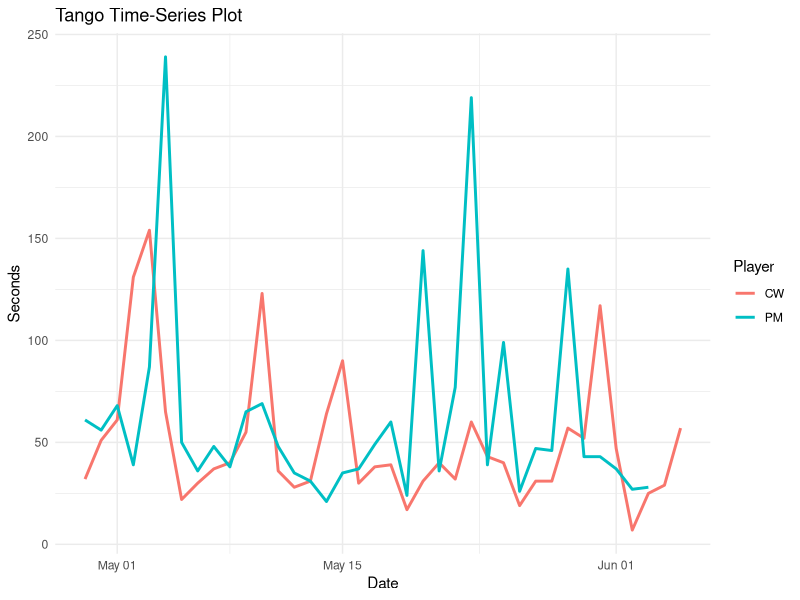
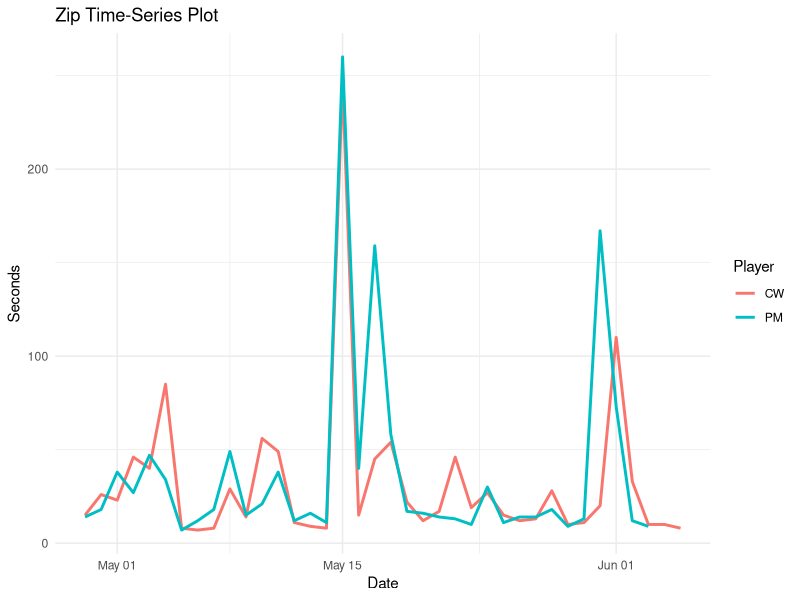
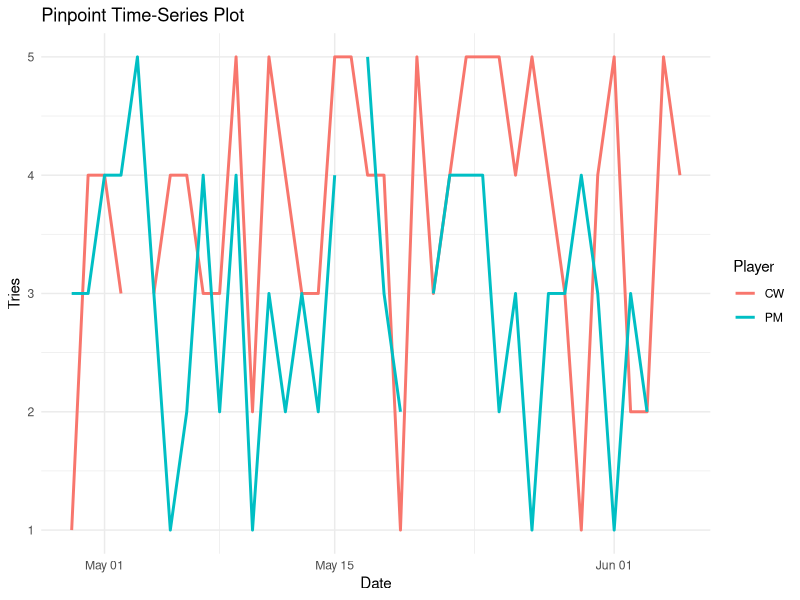
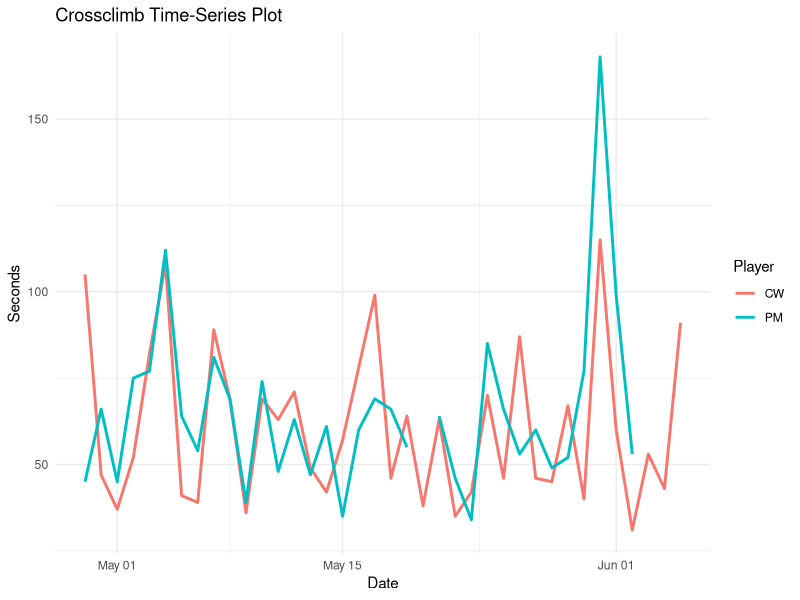
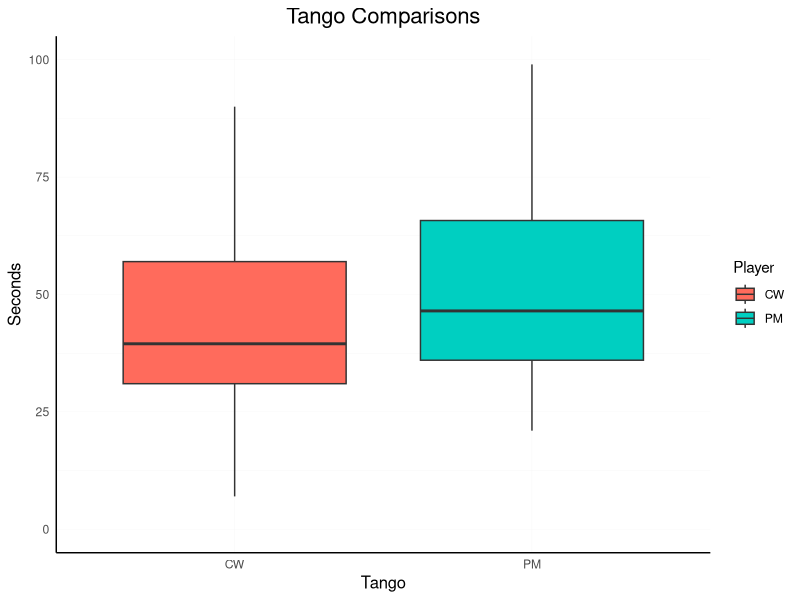
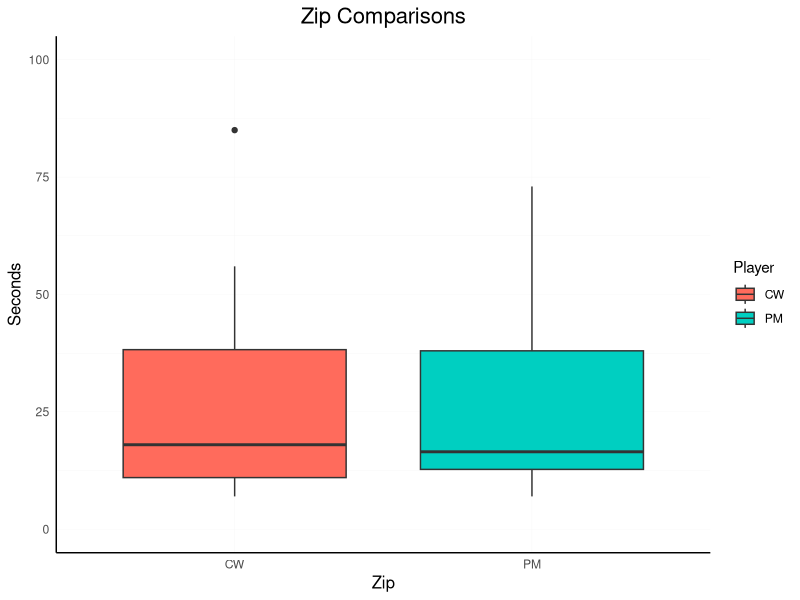
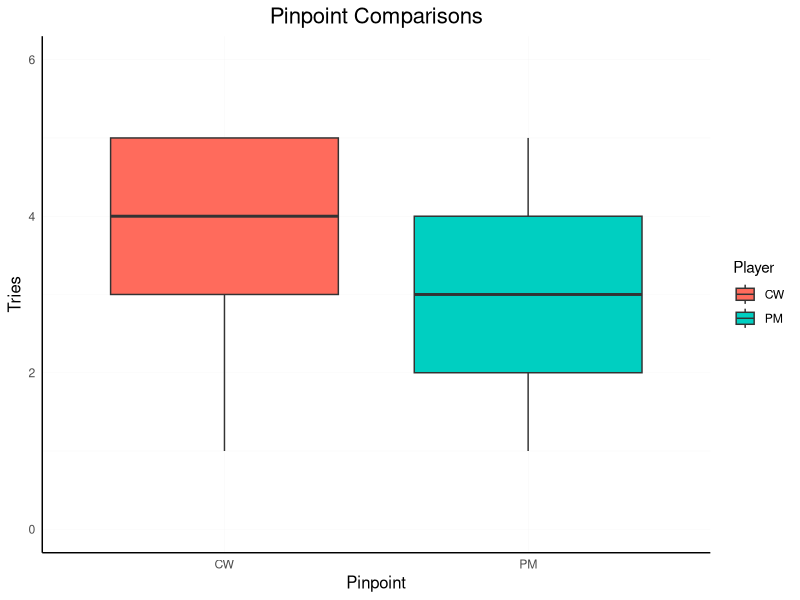
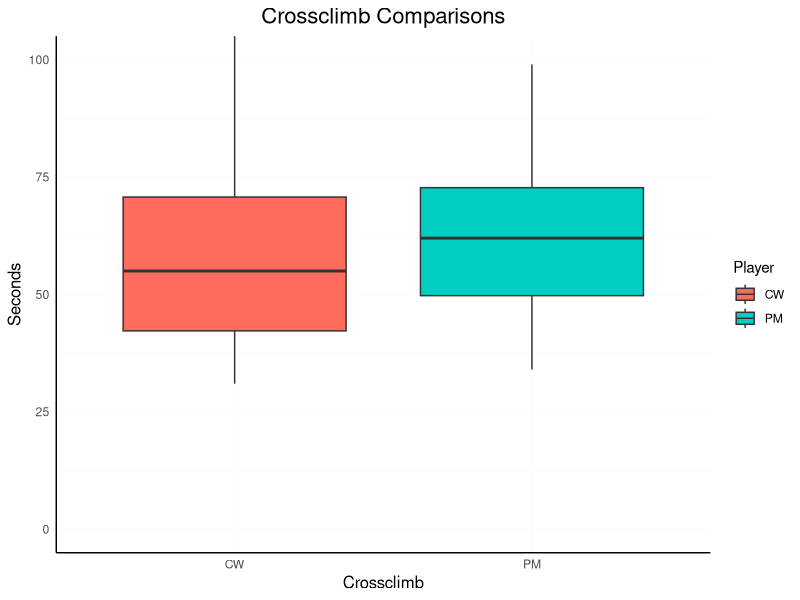

Here is the R script that generated these plots, in order:
## ---- chunk 1
# Libraries utilized
library(tidyverse)
library(readxl)
library(car)
library(patchwork)
library(knitr)
library(kableExtra)
library(BayesFactor)

# Load the data in
dat <- read_xlsx("LinkedIn_games_data.xlsx")
## ---- chunk 2
#| code-fold: true
#| code-summary: "Show the code"

# Convert "-" into NA and all columns into double
dat <- dat %>% 
  mutate(across(where(is.character), ~ na_if(., "-"))) %>% 
  mutate(across(where(is.character), as.double)) 

# Change to long format
dat_long <- dat %>% 
  pivot_longer(
    cols = -date,
    names_to = c("Player", "Game_type"),
    names_sep = "_",
    values_to = "value"
  )
## ---- chunk 3
#| code-fold: true
#| code-summary: "Show the code"

# Calculate mean, median and SD for understanding average
summary_stats <- dat_long %>% 
  group_by(Player, Game_type) %>% 
  summarise(
    Mean = round(mean(value, na.rm = TRUE), 1),
    Median = round(median(value, na.rm = TRUE), 1),
    Standard_Deviation = round(sd(value, na.rm = TRUE), 1),
    .groups = "drop"
  )

# Store central tendencies scores for inline updating
## Tango (Mean)
mean_t_PM <- summary_stats %>%
  filter(Game_type == "T", Player == "PM") %>%
  pull(Mean)
mean_t_CW <- summary_stats %>%
  filter(Game_type == "T", Player == "CW") %>%
  pull(Mean)
## Zip (Mean)
mean_z_PM <- summary_stats %>%
  filter(Game_type == "Z", Player == "PM") %>%
  pull(Mean)
mean_z_CW <- summary_stats %>%
  filter(Game_type == "Z", Player == "CW") %>%
  pull(Mean)
## Pinpoint (Mean)
mean_p_PM <- summary_stats %>%
  filter(Game_type == "P", Player == "PM") %>%
  pull(Mean)
mean_p_CW <- summary_stats %>%
  filter(Game_type == "P", Player == "CW") %>%
  pull(Mean)
## Crossclimb (Mean)
mean_c_PM <- summary_stats %>%
  filter(Game_type == "C", Player == "PM") %>%
  pull(Mean)
mean_c_CW <- summary_stats %>%
  filter(Game_type == "C", Player == "CW") %>%
  pull(Mean)

## Tango (Median)
median_t_PM <- summary_stats %>%
  filter(Game_type == "T", Player == "PM") %>%
  pull(Median)
median_t_CW <- summary_stats %>%
  filter(Game_type == "T", Player == "CW") %>%
  pull(Median)
## Zip (Median)
median_z_PM <- summary_stats %>%
  filter(Game_type == "Z", Player == "PM") %>%
  pull(Median)
median_z_CW <- summary_stats %>%
  filter(Game_type == "Z", Player == "CW") %>%
  pull(Median)
## Pinpoint (Median)
median_p_PM <- summary_stats %>%
  filter(Game_type == "P", Player == "PM") %>%
  pull(Median)
median_p_CW <- summary_stats %>%
  filter(Game_type == "P", Player == "CW") %>%
  pull(Median)
## Crossclimb (Median)
median_c_PM <- summary_stats %>%
  filter(Game_type == "C", Player == "PM") %>%
  pull(Median)
median_c_CW <- summary_stats %>%
  filter(Game_type == "C", Player == "CW") %>%
  pull(Median)

# Build table for visualization
kable(summary_stats, 
        caption = "Summary statistics for each player and game type.", 
        align = "c")  
## ---- chunk 4
#| code-fold: true
#| code-summary: "Show the code"

# Filter data subsequent between player visualization/analysis
dat_longT <- dat_long %>%
              filter(Game_type == "T") 
dat_longZ <- dat_long %>%
              filter(Game_type == "Z") 
dat_longP <- dat_long %>%
              filter(Game_type == "P") 
dat_longC <- dat_long %>%
              filter(Game_type == "C") 
## ---- chunk 5
#| code-fold: true
#| code-summary: "Show the code"

ggplot(dat_longT, aes(x = date, y = value, color = Player)) +
  geom_line(size = 1) +
  labs(
    title = "Tango Time-Series Plot",
    x = "Date",
    y = "Seconds"
  ) +
  theme_minimal()
## ---- chunk 6
#| code-fold: true
#| code-summary: "Show the code"

ggplot(dat_longZ, aes(x = date, y = value, color = Player)) +
  geom_line(size = 1) +
  labs(
    title = "Zip Time-Series Plot",
    x = "Date",
    y = "Seconds"
  ) +
  theme_minimal()
## ---- chunk 7
#| code-fold: true
#| code-summary: "Show the code"

ggplot(dat_longP, aes(x = date, y = value, color = Player)) +
  geom_line(size = 1) +
  labs(
    title = "Pinpoint Time-Series Plot",
    x = "Date",
    y = "Tries"
  ) +
  theme_minimal()
## ---- chunk 8
#| code-fold: true
#| code-summary: "Show the code"

ggplot(dat_longC, aes(x = date, y = value, color = Player)) +
  geom_line(size = 1) +
  labs(
    title = "Crossclimb Time-Series Plot",
    x = "Date",
    y = "Seconds"
  ) +
  theme_minimal()
## ---- chunk 9
#| code-fold: true
#| code-summary: "Show the code"
Tango_box <- ggplot(subset(dat_long, Game_type == "T"), aes(x = Player, y = value, fill = Player)) +
              geom_boxplot() +
              scale_fill_manual(values = c("PM" = "#00CFC1", "CW" = "#FF6B5C")) +
              labs(title = "Tango Comparisons", x = "Tango", y = "Seconds") +
              coord_cartesian(ylim = c(0, 100)) +
              theme_minimal() +
              theme(
                axis.line = element_line(color = "black"), 
                plot.title = element_text(hjust = 0.5, size = 16), 
                axis.title = element_text(size = 12),
                panel.grid.major = element_line(color = "gray95", size = 0.1),
                panel.grid.minor = element_line(color = "gray95", size = 0.1)
              )

Tango_box
## ---- chunk 10
#| code-fold: true
#| code-summary: "Show the code"
Zip_box <- ggplot(subset(dat_long, Game_type == "Z"), aes(x = Player, y = value, fill = Player)) +
            geom_boxplot() +
            scale_fill_manual(values = c("PM" = "#00CFC1", "CW" = "#FF6B5C")) +
            labs(title = "Zip Comparisons", x = "Zip", y = "Seconds") +
            coord_cartesian(ylim = c(0, 100)) +
            theme_minimal() +
            theme(
              axis.line = element_line(color = "black"), 
              plot.title = element_text(hjust = 0.5, size = 16), 
              axis.title = element_text(size = 12),
              panel.grid.major = element_line(color = "gray95", size = 0.1),
              panel.grid.minor = element_line(color = "gray95", size = 0.1)
            )

Zip_box
## ---- chunk 11
#| code-fold: true
#| code-summary: "Show the code"
Pinpoint_box <- ggplot(subset(dat_long, Game_type == "P"), aes(x = Player, y = value, fill = Player)) +
                  geom_boxplot() +
                  scale_fill_manual(values = c("PM" = "#00CFC1", "CW" = "#FF6B5C")) +
                  labs(title = "Pinpoint Comparisons", x = "Pinpoint", y = "Tries") +
                  coord_cartesian(ylim = c(0, 6)) +
                  theme_minimal() +
                  theme(
                    axis.line = element_line(color = "black"), 
                    plot.title = element_text(hjust = 0.5, size = 16), 
                    axis.title = element_text(size = 12),
                    panel.grid.major = element_line(color = "gray95", size = 0.1),
                    panel.grid.minor = element_line(color = "gray95", size = 0.1)
                  )

Pinpoint_box
## ---- chunk 12
#| code-fold: true
#| code-summary: "Show the code"
Crossclimb_box <- ggplot(subset(dat_long, Game_type == "C"), aes(x = Player, y = value, fill = Player)) +
                    geom_boxplot() +
                    scale_fill_manual(values = c("PM" = "#00CFC1", "CW" = "#FF6B5C")) +
                    labs(title = "Crossclimb Comparisons", x = "Crossclimb", y = "Seconds") +
                    coord_cartesian(ylim = c(0, 100)) +
                    theme_minimal() +
                    theme(
                      axis.line = element_line(color = "black"), 
                      plot.title = element_text(hjust = 0.5, size = 16), 
                      axis.title = element_text(size = 12),
                      panel.grid.major = element_line(color = "gray95", size = 0.1),
                      panel.grid.minor = element_line(color = "gray95", size = 0.1)
                    )

Crossclimb_box
## ---- chunk 13
#| code-fold: true
#| code-summary: "Show the code"

# Levene's test of homogenity of variance
levene_T <- leveneTest(value ~ as.factor(Player), data = dat_longT)
levene_T_df <- as.data.frame(levene_T)

# Clean up df formatting
levene_T_df <- levene_T_df %>% 
  mutate(
    `Df` = Df,
    `F Value` = round(`F value`, 3),
    `Pr(>F)` = signif(`Pr(>F)`, 3)
  ) %>% 
  select(`Df`, `F Value`, `Pr(>F)`)

# Create Clean table
levene_T_df %>% 
  kable(
    caption = "Levene’s Test for Homogeneity of Variance",
    col.names = c("Degrees of Freedom", "F Statistic", "p-value"),
    format = "html"
  ) %>% 
  kable_styling(full_width = FALSE, position = "center", bootstrap_options = c("striped", "hover")) 

## ---- chunk 14
#| code-fold: true
#| code-summary: "Show the code"

# Levene's test of homogenity of variance
levene_Z <- leveneTest(value ~ as.factor(Player), data = dat_longZ)
levene_Z_df <- as.data.frame(levene_Z)

# Clean up df formatting
levene_Z_df <- levene_Z_df %>% 
  mutate(
    `Df` = Df,
    `F Value` = round(`F value`, 3),
    `Pr(>F)` = signif(`Pr(>F)`, 3)
  ) %>% 
  select(`Df`, `F Value`, `Pr(>F)`)

# Create Clean table
levene_Z_df %>% 
  kable(
    caption = "Levene’s Test for Homogeneity of Variance",
    col.names = c("Degrees of Freedom", "F Statistic", "p-value"),
    format = "html"
  ) %>% 
  kable_styling(full_width = FALSE, position = "center", bootstrap_options = c("striped", "hover"))
## ---- chunk 15
#| code-fold: true
#| code-summary: "Show the code"

# Levene's test of homogenity of variance
levene_P <- leveneTest(value ~ as.factor(Player), data = dat_longP)
levene_P_df <- as.data.frame(levene_P)

# Clean up df formatting
levene_P_df <- levene_P_df %>% 
  mutate(
    `Df` = Df,
    `F Value` = round(`F value`, 3),
    `Pr(>F)` = signif(`Pr(>F)`, 3)
  ) %>% 
  select(`Df`, `F Value`, `Pr(>F)`)

# Create Clean table
levene_P_df %>% 
  kable(
    caption = "Levene’s Test for Homogeneity of Variance",
    col.names = c("Degrees of Freedom", "F Statistic", "p-value"),
    format = "html"
  ) %>% 
  kable_styling(full_width = FALSE, position = "center", bootstrap_options = c("striped", "hover"))
## ---- chunk 16
#| code-fold: true
#| code-summary: "Show the code"

# Levene's test of homogenity of variance
levene_C <- leveneTest(value ~ as.factor(Player), data = dat_longC)
levene_C_df <- as.data.frame(levene_C)

# Clean up df formatting
levene_C_df <- levene_C_df %>% 
  mutate(
    `Df` = Df,
    `F Value` = round(`F value`, 3),
    `Pr(>F)` = signif(`Pr(>F)`, 3)
  ) %>% 
  select(`Df`, `F Value`, `Pr(>F)`)

# Create Clean table
levene_C_df %>% 
  kable(
    caption = "Levene’s Test for Homogeneity of Variance",
    col.names = c("Degrees of Freedom", "F Statistic", "p-value"),
    format = "html"
  ) %>% 
  kable_styling(full_width = FALSE, position = "center", bootstrap_options = c("striped", "hover"))
## ---- chunk 17
#| code-fold: true
#| code-summary: "Show the code"

# Filter out PM’s values (remove NA from 'value')
tango_pm <- dat_longT %>%
  filter(Player == "PM", !is.na(value)) %>%
  pull(value)

# Filter out CW’s values (remove NA from 'value')
tango_cw <- dat_longT %>%
  filter(Player == "CW", !is.na(value)) %>%
  pull(value)

# Run Bayesian two-sample t-test
bf_obj_tango <- ttestBF(
  x = tango_pm,
  y = tango_cw,
  paired = FALSE
)

# extractBF() returns a data frame; the “bf” column is the numeric Bayes Factor
bf_tango <- extractBF(bf_obj_tango)$bf[1]

# Build a simple one‐row data.frame for kable()
data.frame(
  "Game Type" = "Tango",
  "BF10"      = round(bf_tango, 3),
  "Notes"     = if (bf_tango > 1) {
                   "Evidence favoring difference (H1)"
                 } else {
                   "Evidence favoring H0 or inconclusive"
                 }
) %>%
  # Display as HTML table with caption and styling
  kable(
    caption   = "Bayesian independent‐samples t‐test (Tango)",
    col.names = c("Game Type", "BF₁₀", "Notes"),
    format    = "html"
  ) %>%
  kable_styling(
    full_width        = FALSE,
    position          = "center",
    bootstrap_options = c("striped", "hover")
  )
## ---- chunk 18
#| code-fold: true
#| code-summary: "Show the code"

# Obtain 10,000 posterior samples of the standardized effect size (delta)
posterior_samples_T <- posterior(bf_obj_tango, iterations = 10000)

# Convert to a data frame for easier handling
posterior_df_T <- as.data.frame(posterior_samples_T)

# Create a sequence of effect size (delta) values for the prior
delta_range_T <- seq(-3, 3, length.out = 1000)  # reasonable range for visualization

# Compute the density of the default Cauchy prior (scale = 0.707)
prior_density_T <- dcauchy(delta_range_T, location = 0, scale = sqrt(2) / 2)

# Create a data frame for the prior distribution
prior_df_T <- data.frame(
  delta = delta_range_T,
  density = prior_density_T,
  Distribution = "Prior"
)

# Compute the density of the posterior samples
posterior_density_T <- density(posterior_df_T$delta, adjust = 1.5)  # adjust can be tuned for smoothing

posterior_df_density_T <- data.frame(
  delta = posterior_density_T$x,
  density = posterior_density_T$y,
  Distribution = "Posterior"
)

# Combine prior and posterior data frames
combined_df_T <- rbind(prior_df_T, posterior_df_density_T)

# Plot both distributions
ggplot(combined_df_T, aes(x = delta, y = density, color = Distribution, fill = Distribution)) +
  geom_line(size = 1) +
  geom_area(alpha = 0.2, position = "identity") +
  geom_vline(xintercept = 0, linetype = "dashed", color = "black") +
  labs(
    title = "Prior and Posterior Distributions of Effect Size (δ)",
    subtitle = "Tango: PM vs. CW",
    x = "Effect Size (δ)",
    y = "Density"
  ) +
  scale_color_manual(values = c("Prior" = "#00CFC1", "Posterior" = "#FF6B5C")) +
  scale_fill_manual(values = c("Prior" = "#00CFC1", "Posterior" = "#FF6B5C")) +
  theme_minimal(base_size = 14)
## ---- chunk 19
#| code-fold: true
#| code-summary: "Show the code"

# Filter out PM’s values (remove NA from 'value')
zip_pm <- dat_longZ %>%
  filter(Player == "PM", !is.na(value)) %>%
  pull(value)

# Filter out CW’s values (remove NA from 'value')
zip_cw <- dat_longZ %>%
  filter(Player == "CW", !is.na(value)) %>%
  pull(value)

# Run Bayesian two-sample t-test
bf_obj_zip <- ttestBF(
  x = zip_pm,
  y = zip_cw,
  paired = FALSE
)

# extractBF() returns a data frame; the “bf” column is the numeric Bayes Factor
bf_zip <- extractBF(bf_obj_zip)$bf[1]

# Build a simple one‐row data.frame for kable()
data.frame(
  "Game Type" = "Zip",
  "BF10"      = round(bf_zip, 3),
  "Notes"     = if (bf_zip > 1) {
                   "Evidence favoring difference (H1)"
                 } else {
                   "Evidence favoring H0 or inconclusive"
                 }
) %>%
  # Display as HTML table with caption and styling
  kable(
    caption   = "Bayesian independent‐samples t‐test (Zip)",
    col.names = c("Game Type", "BF₁₀", "Notes"),
    format    = "html"
  ) %>%
  kable_styling(
    full_width        = FALSE,
    position          = "center",
    bootstrap_options = c("striped", "hover")
  )
## ---- chunk 20
#| code-fold: true
#| code-summary: "Show the code"

# Obtain 10,000 posterior samples of the standardized effect size (delta)
posterior_samples_Z <- posterior(bf_obj_zip, iterations = 10000)

# Convert to a data frame for easier handling
posterior_df_Z <- as.data.frame(posterior_samples_Z)

# Create a sequence of effect size (delta) values for the prior
delta_range_Z <- seq(-3, 3, length.out = 1000)  # reasonable range for visualization

# Compute the density of the default Cauchy prior (scale = 0.707)
prior_density_Z <- dcauchy(delta_range_Z, location = 0, scale = sqrt(2) / 2)

# Create a data frame for the prior distribution
prior_df_Z <- data.frame(
  delta = delta_range_Z,
  density = prior_density_Z,
  Distribution = "Prior"
)

# Compute the density of the posterior samples
posterior_density_Z <- density(posterior_df_Z$delta, adjust = 1.5)  # adjust can be tuned for smoothing

posterior_df_density_Z <- data.frame(
  delta = posterior_density_Z$x,
  density = posterior_density_Z$y,
  Distribution = "Posterior"
)

# Combine prior and posterior data frames
combined_df_Z <- rbind(prior_df_Z, posterior_df_density_Z)

# Plot both distributions
ggplot(combined_df_Z, aes(x = delta, y = density, color = Distribution, fill = Distribution)) +
  geom_line(size = 1) +
  geom_area(alpha = 0.2, position = "identity") +
  geom_vline(xintercept = 0, linetype = "dashed", color = "black") +
  labs(
    title = "Prior and Posterior Distributions of Effect Size (δ)",
    subtitle = "Zip: PM vs. CW",
    x = "Effect Size (δ)",
    y = "Density"
  ) +
  scale_color_manual(values = c("Prior" = "#00CFC1", "Posterior" = "#FF6B5C")) +
  scale_fill_manual(values = c("Prior" = "#00CFC1", "Posterior" = "#FF6B5C")) +
  theme_minimal(base_size = 14)
## ---- chunk 21
#| code-fold: true
#| code-summary: "Show the code"

# Filter out PM’s values (remove NA from 'value')
pp_pm <- dat_longP %>%
  filter(Player == "PM", !is.na(value)) %>%
  pull(value)

# Filter out CW’s values (remove NA from 'value')
pp_cw <- dat_longP %>%
  filter(Player == "CW", !is.na(value)) %>%
  pull(value)

# Run Bayesian two-sample t-test
bf_obj_pp <- ttestBF(
  x = pp_pm,
  y = pp_cw,
  paired = FALSE
)

# extractBF() returns a data frame; the “bf” column is the numeric Bayes Factor
bf_pp <- extractBF(bf_obj_pp)$bf[1]

# Build a simple one‐row data.frame for kable()
data.frame(
  "Game Type" = "Pinpoint",
  "BF10"      = round(bf_pp, 3),
  "Notes"     = if (bf_pp > 1) {
                   "Evidence favoring difference (H1)"
                 } else {
                   "Evidence favoring H0 or inconclusive"
                 }
) %>%
  # Display as HTML table with caption and styling
  kable(
    caption   = "Bayesian independent‐samples t‐test (Pinpoint)",
    col.names = c("Game Type", "BF₁₀", "Notes"),
    format    = "html"
  ) %>%
  kable_styling(
    full_width        = FALSE,
    position          = "center",
    bootstrap_options = c("striped", "hover")
  )
## ---- chunk 22
#| code-fold: true
#| code-summary: "Show the code"

# Obtain 10,000 posterior samples of the standardized effect size (delta)
posterior_samples_pp <- posterior(bf_obj_pp, iterations = 10000)

# Convert to a data frame for easier handling
posterior_df_pp <- as.data.frame(posterior_samples_pp)

# Create a sequence of effect size (delta) values for the prior
delta_range_pp <- seq(-3, 3, length.out = 1000)  # reasonable range for visualization

# Compute the density of the default Cauchy prior (scale = 0.707)
prior_density_pp <- dcauchy(delta_range_pp, location = 0, scale = sqrt(2) / 2)

# Create a data frame for the prior distribution
prior_df_pp <- data.frame(
  delta = delta_range_pp,
  density = prior_density_pp,
  Distribution = "Prior"
)

# Compute the density of the posterior samples
posterior_density_pp <- density(posterior_df_pp$delta, adjust = 1.5)  # adjust can be tuned for smoothing

posterior_df_density_pp <- data.frame(
  delta = posterior_density_pp$x,
  density = posterior_density_pp$y,
  Distribution = "Posterior"
)

# Combine prior and posterior data frames
combined_df_pp <- rbind(prior_df_pp, posterior_df_density_pp)

# Plot both distributions
ggplot(combined_df_pp, aes(x = delta, y = density, color = Distribution, fill = Distribution)) +
  geom_line(size = 1) +
  geom_area(alpha = 0.2, position = "identity") +
  geom_vline(xintercept = 0, linetype = "dashed", color = "black") +
  labs(
    title = "Prior and Posterior Distributions of Effect Size (δ)",
    subtitle = "Pinpoint: PM vs. CW",
    x = "Effect Size (δ)",
    y = "Density"
  ) +
  scale_color_manual(values = c("Prior" = "#00CFC1", "Posterior" = "#FF6B5C")) +
  scale_fill_manual(values = c("Prior" = "#00CFC1", "Posterior" = "#FF6B5C")) +
  theme_minimal(base_size = 14)
## ---- chunk 23
#| code-fold: true
#| code-summary: "Show the code"

# Filter out PM’s values (remove NA from 'value')
cc_pm <- dat_longC %>%
  filter(Player == "PM", !is.na(value)) %>%
  pull(value)

# Filter out CW’s values (remove NA from 'value')
cc_cw <- dat_longC %>%
  filter(Player == "CW", !is.na(value)) %>%
  pull(value)

# Run Bayesian two-sample t-test
bf_obj_cc <- ttestBF(
  x = cc_pm,
  y = cc_cw,
  paired = FALSE
)

# extractBF() returns a data frame; the “bf” column is the numeric Bayes Factor
bf_cc <- extractBF(bf_obj_cc)$bf[1]

# Build a simple one‐row data.frame for kable()
data.frame(
  "Game Type" = "Crossclimb",
  "BF10"      = round(bf_cc, 3),
  "Notes"     = if (bf_cc > 1) {
                   "Evidence favoring difference (H1)"
                 } else {
                   "Evidence favoring H0 or inconclusive"
                 }
) %>%
  # Display as HTML table with caption and styling
  kable(
    caption   = "Bayesian independent‐samples t‐test (Crossclimb)",
    col.names = c("Game Type", "BF₁₀", "Notes"),
    format    = "html"
  ) %>%
  kable_styling(
    full_width        = FALSE,
    position          = "center",
    bootstrap_options = c("striped", "hover")
  )
## ---- chunk 24
#| code-fold: true
#| code-summary: "Show the code"

# Obtain 10,000 posterior samples of the standardized effect size (delta)
posterior_samples_cc <- posterior(bf_obj_cc, iterations = 10000)

# Convert to a data frame for easier handling
posterior_df_cc <- as.data.frame(posterior_samples_cc)

# Create a sequence of effect size (delta) values for the prior
delta_range_cc <- seq(-3, 3, length.out = 1000)  # reasonable range for visualization

# Compute the density of the default Cauchy prior (scale = 0.707)
prior_density_cc <- dcauchy(delta_range_cc, location = 0, scale = sqrt(2) / 2)

# Create a data frame for the prior distribution
prior_df_cc <- data.frame(
  delta = delta_range_cc,
  density = prior_density_cc,
  Distribution = "Prior"
)

# Compute the density of the posterior samples
posterior_density_cc <- density(posterior_df_cc$delta, adjust = 1.5)  # adjust can be tuned for smoothing

posterior_df_density_cc <- data.frame(
  delta = posterior_density_cc$x,
  density = posterior_density_cc$y,
  Distribution = "Posterior"
)

# Combine prior and posterior data frames
combined_df_cc <- rbind(prior_df_cc, posterior_df_density_cc)

# Plot both distributions
ggplot(combined_df_cc, aes(x = delta, y = density, color = Distribution, fill = Distribution)) +
  geom_line(size = 1) +
  geom_area(alpha = 0.2, position = "identity") +
  geom_vline(xintercept = 0, linetype = "dashed", color = "black") +
  labs(
    title = "Prior and Posterior Distributions of Effect Size (δ)",
    subtitle = "Crossclimb: PM vs. CW",
    x = "Effect Size (δ)",
    y = "Density"
  ) +
  scale_color_manual(values = c("Prior" = "#00CFC1", "Posterior" = "#FF6B5C")) +
  scale_fill_manual(values = c("Prior" = "#00CFC1", "Posterior" = "#FF6B5C")) +
  theme_minimal(base_size = 14)
